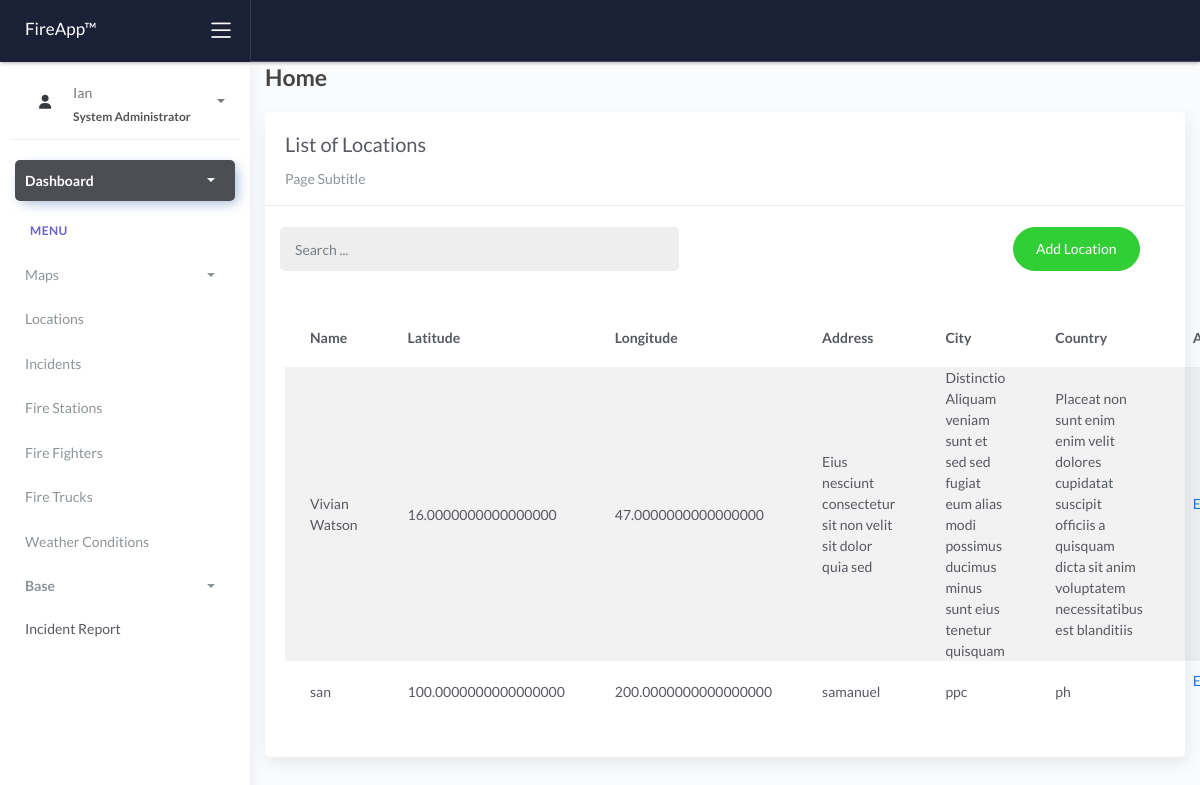
Page /locations/ on the committed database.
### fire/models.py (models this page shows, shortened)
class BaseModel(models.Model):
    created_at = models.DateTimeField(auto_now_add=True, db_index=True)
    updated_at = models.DateTimeField(auto_now=True)
    class Meta:
        abstract = True

class Locations(BaseModel):
    name = models.CharField(max_length=255)
    latitude = models.DecimalField(
        max_digits=22, decimal_places=16, null=True, blank=True)
    longitude = models.DecimalField(
        max_digits=22, decimal_places=16, null=True, blank=True)
    address = models.CharField(max_length=150)
    city = models.CharField(max_length=150)  # can be in separate table
    country = models.CharField(max_length=150)  # can be in separate table

### fire/views.py (the view)
# urls.py: path('locations/', LocationList.as_view(), name='location-list'),
class LocationList(ListView):
    model = Locations
    context_object_name = 'object_list'
    template_name = 'location_list.html'
    paginate_by = 5
    def get_queryset(self, *args, **kwargs):
        qs = super(LocationList, self).get_queryset(*args, **kwargs)
        if self.request.GET.get('q') != None:
            query = self.request.GET.get('q')
            qs = qs.filter(Q(name__icontains=query) | Q(address__icontains=query) | Q(city__icontains=query) | Q(country__icontains=query))
        return qs

### templates/location_list.html (shortened to what this page needs)
{% extends 'base.html' %} {% load static %} {% block content %}
<div class="content">
    <div class="container-fluid">
        <h4 class="page-title">Home</h4>
        <div class="row">
            <div class="col-md-12">
                <div class="card">
                    <div class="card-header">
                        <div class="card-title">List of Locations</div>
                        <div class="card-category">Page Subtitle</div>
                    </div>
                    <br />
                        <div class="col-md-12 row">
                            <div class="col-md-6">
                                <form class="navbar-left navbar-form nav-search mr-md-3" action="{% url 'location-list' %}">
                                    <div class="input-group">
                                        <input type="text" placeholder="Search ..." class="form-control" name="q" />
                                        <div class="input-group-append">
                                            <span class="input-group-text">
                                            </span>
                                        </div>
                                    </div>
                                </form>
                            </div>
                            <div class="col-md-6">
                                <div class="pull-right">
                                    <a href="{% url 'location-add' %}" class="btn btn-success btn-rounded">Add Location</a>
                                </div>
                            </div>
                        </div>
                    <div class="card-body">
                        <table class="table table-striped mt-3">
                            <thead>
                                <tr>
                                    <th scope="col">Name</th>
                                    <th scope="col">Latitude</th>
                                    <th scope="col">Longitude</th>
                                    <th scope="col">Address</th>
                                    <th scope="col">City</th>
                                    <th scope="col">Country</th>
                                    <th scope="col">Action</th>
                                </tr>
                            </thead>
                            <tbody>
                                {% for object in object_list %}
                                <tr>
                                    <td>{{ object.name }}</td>
                                    <td>{{ object.latitude }}</td>
                                    <td>{{ object.longitude }}</td>
                                    <td>{{ object.address }}</td>
                                    <td>{{ object.city }}</td>
                                    <td>{{ object.country }}</td>
                                    <td>
                                        <a href="{% url 'location-update' object.id %}">Edit</a>
                                    </td>
                                </tr>
                                {% empty %}
                                <tr>
                                    <td colspan="7" style="text-align: center">
                                        <p class="text-sm font-weight-bold mb-0">No Records Found</p>
                                    </td>
                                </tr>
                                {% endfor %}
                            </tbody>
                        </table>
                    </div>
                </div>
            </div>
        </div>
    </div>
</div>
{% endblock %}

### templates/base.html (shortened to what this page needs)
{% load static %}
<!DOCTYPE html>
<html lang="en">
<head>
  <link rel="stylesheet" href="path/to/font-awesome/css/font-awesome.min.css">
  <link rel="stylesheet" href="{% static 'css/bootstrap.min.css' %}" />
  <link rel="stylesheet" href="{% static 'css/atlantis.min.css' %}" />
  <link rel="stylesheet" href="{% static 'css/demo.css' %}" />
</head>
<body>
  <div class="wrapper">
    <div  class="main-header bg-dark">
      <div class="logo-header bg-dark">
        <a href="index.html" class="logo text-white">
            FireApp™
        </a>
        <div class="nav-toggle">
          <button class="btn btn-toggle toggle-sidebar">
            <i class="icon-menu"></i>
          </button>
        </div>
      </div>
      <nav  class="navbar navbar-header navbar-expand-lg bg-dark " >
      </nav>
    </div>
    <div class="sidebar sidebar-style-2">
      <div class="sidebar-wrapper scrollbar scrollbar-inner">
        <div class="sidebar-content">
          <div class="user">
            <div class="avatar-sm float-left mr-2 d-flex justify-content-center align-items-center">
              <i class="fa fa-user text-dark" aria-hidden="true"></i>
            </div>
            <div class="info">
              <a data-toggle="collapse" href="#collapseExample" aria-expanded="true">
                <span>
                  Ian
                  <span class="user-level">System Administrator</span>
                  <span class="caret"></span>
                </span>
              </a>
            </div>
          </div>
          <ul class="nav nav-primary">
            <li class="nav-item active">
              <a data-toggle="collapse" href="#dashboard" class="collapsed" aria-expanded="false">
                <p>Dashboard</p>
                <span class="caret"></span>
              </a>
            </li>
            <li class="nav-section">
              <h4 class="text-section text-secondary fw-bolder">Menu</h4>
            </li>
            <li class="nav-item">
              <a data-toggle="collapse" href="#maps">
                <p>Maps</p>
                <span class="caret"></span>
              </a>
            </li>
            <li class="nav-item">
              <a href="{% url 'location-list' %}">
                <p>Locations</p>
              </a>
            </li>
            <li class="nav-item">
              <a href="{% url 'incident-list' %}">
                <p>Incidents</p>
              </a>
            </li>
            <li class="nav-item">
              <a href="{% url 'firestations-list' %}">
                <p>Fire Stations</p>
              </a>
            </li>
            <li class="nav-item">
              <a href="{% url 'firefighters-list' %}">
                <p>Fire Fighters</p>
              </a>
            </li>
            <li class="nav-item">
              <a href="{% url 'firetrucks-list' %}">
                <p>Fire Trucks</p>
              </a>
            </li>
            <li class="nav-item">
              <a href="{% url 'weathercon-list' %}">
                <p>Weather Conditions</p>
              </a>
            </li>
              <li class="nav-item">
                <a data-toggle="collapse" href="#base">
                  <p class="text-center"><strong>Base</strong> </p>
                  <span class="caret"></span>
                </a>
              </li>
                  <li class="nav-item">
                    <a href="{% url 'dashboard_chart' %}">
                      <span class="sub-item">Incident Report</span>
                    </a>
                  </li>
          </ul>
        </div>
      </div>
    </div>
    <div class="main-panel">
      <div class="content">
        {% block content %}
        {% endblock %}
      </div>
    </div>
    <footer class="footer">
      <div class="container-fluid">
        <nav class="pull-left">
          <ul class="nav">
            <li class="nav-item">
              <a class="nav-link" href="https://www.themekita.com"> ThemeKita </a>
            </li>
            <li class="nav-item">
              <a class="nav-link" href="#"> Help </a>
            </li>
            <li class="nav-item">
              <a class="nav-link" href="#"> Licenses </a>
            </li>
          </ul>
        </nav>
        <div class="copyright ml-auto">2018, made with  by <a
            href="https://www.themekita.com">ThemeKita</a></div>
      </div>
    </footer>
  </div>
</body>
</html>

### rows in the picture
Locations: name "Vivian Watson", latitude "16.0000000000000000", longitude "47.0000000000000000", address "Eius nesciunt consectetur sit non velit sit dolor quia sed", city "Distinctio Aliquam veniam sunt et sed sed fugiat eum alias modi possimus ducimus minus sunt eius tenetur quisquam", country "Placeat non sunt enim enim velit dolores cupidatat suscipit officiis a quisquam dicta sit anim voluptatem necessitatibus est blanditiis"
Locations: name "san", latitude "100.0000000000000000", longitude "200.0000000000000000", address "samanuel", city "ppc", country "ph"
